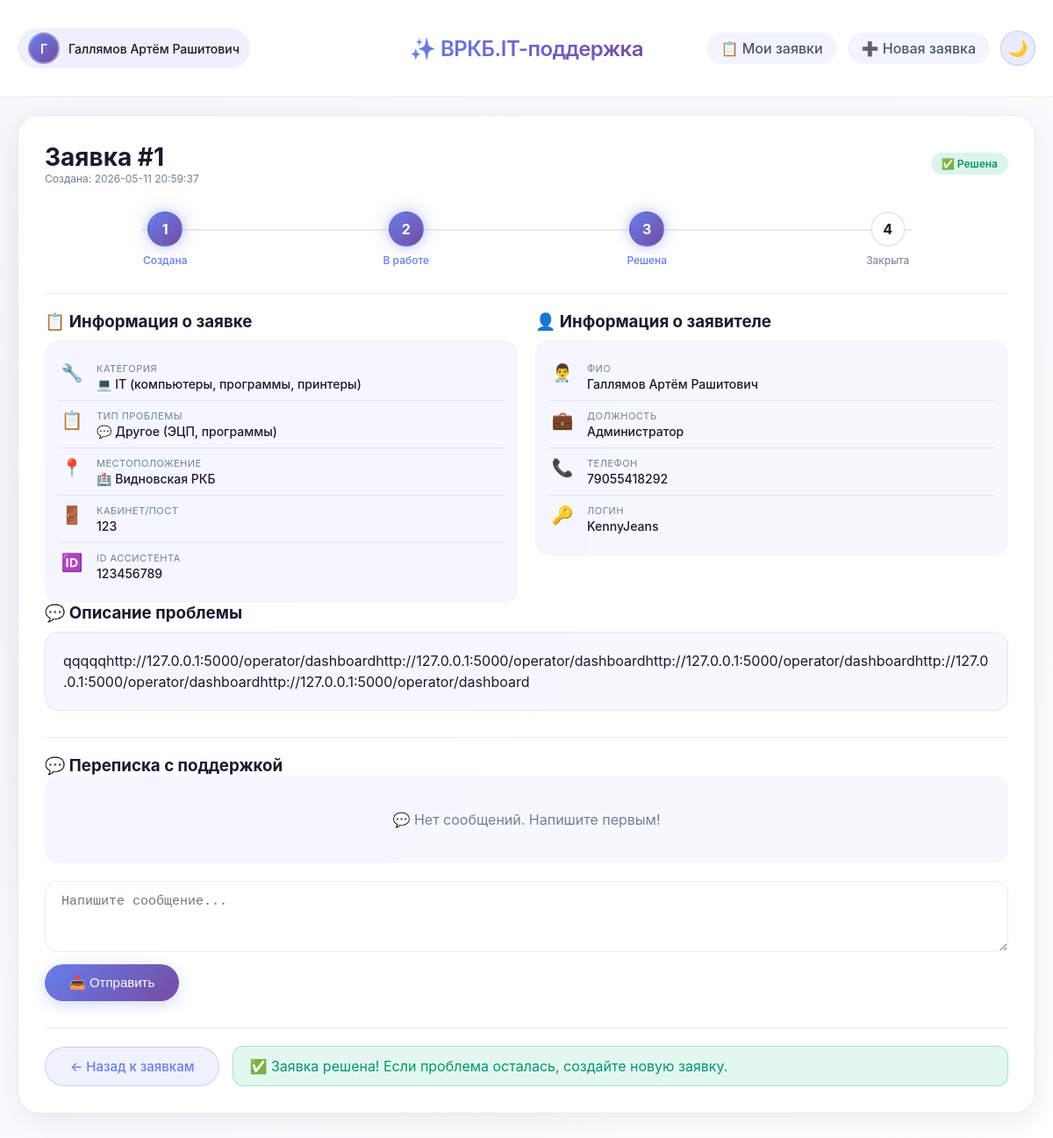
The app's page /ticket/1 (signed in) with its own data.
### tables this page shows
CREATE TABLE tickets (
        id INTEGER PRIMARY KEY AUTOINCREMENT,
        user_id INTEGER NOT NULL,
        subject TEXT,
        description TEXT NOT NULL,
        status TEXT DEFAULT 'new',
        priority TEXT DEFAULT 'medium',
        operator_answer TEXT,
        created_at TEXT NOT NULL,
        updated_at TEXT,
        completed_at TEXT,
        assigned_to INTEGER,
        category TEXT,
        problem_type TEXT,
        location TEXT,
        office TEXT,
        assistant_id TEXT,
        printer_manufacturer TEXT,
        printer_model TEXT,
        printer_problem TEXT,
        FOREIGN KEY (user_id) REFERENCES users (id),
        FOREIGN KEY (assigned_to) REFERENCES operators (id)
    );

CREATE TABLE users (
        id INTEGER PRIMARY KEY AUTOINCREMENT,
        username TEXT UNIQUE NOT NULL,
        email TEXT UNIQUE NOT NULL,
        password TEXT NOT NULL,
        last_name TEXT,
        first_name TEXT,
        middle_name TEXT,
        post TEXT,
        phone TEXT,
        created_at TEXT NOT NULL,
        is_admin INTEGER DEFAULT 0
    , department TEXT);

### app.py (the view)
    def decorated_function(*args, **kwargs):
        if not session.get('user_id'):
            flash('Пожалуйста, войдите в систему', 'warning')
            return redirect(url_for('login'))
        return f(*args, **kwargs)

### app.py (called while the page is built)
def get_db_connection():
    conn = sqlite3.connect('databases/database_helpdesk.db')
    conn.row_factory = sqlite3.Row
    return conn

def login_required(f):
    def decorated_function(*args, **kwargs):
        if not session.get('user_id'):
            flash('Пожалуйста, войдите в систему', 'warning')
            return redirect(url_for('login'))
        return f(*args, **kwargs)
    decorated_function.__name__ = f.__name__
    return decorated_function

@app.route('/ticket/<int:ticket_id>')
@login_required
def ticket_status(ticket_id):
    conn = get_db_connection()
    ticket = conn.execute('''
        SELECT t.*, u.last_name, u.first_name, u.middle_name, u.post, u.phone, u.username
        FROM tickets t
        JOIN users u ON t.user_id = u.id
        WHERE t.id = ? AND t.user_id = ?
    ''', (ticket_id, session['user_id'])).fetchone()
    conn.close()
    if not ticket:
        flash('Заявка не найдена', 'danger')
        return redirect(url_for('dashboard'))
    return render_template('ticket_status.html', ticket=ticket)

### templates/ticket_status.html (shortened to what this page needs)
{% extends "base.html" %}
{% block content %}
<div class="card">
    <div class="ticket-header">
        <div>
            <h1 class="ticket-id">Заявка #{{ ticket.id }}</h1>
            <p class="text-muted">Создана: {{ ticket.created_at }}</p>
        </div>
        <span class="status-badge status-{{ ticket.status }} status-large">
            {% if ticket.status == 'new' %}🆕 Новая
            {% elif ticket.status == 'in_progress' %}⚙️ В работе
            {% elif ticket.status == 'resolved' %}✅ Решена
            {% elif ticket.status == 'closed' %}📦 Закрыта
            {% endif %}
        </span>
    </div>
    <div class="progress-steps">
        <div class="progress-step {% if ticket.status in ['new', 'in_progress', 'resolved', 'closed'] %}active{% endif %}">
            <div class="step-circle">1</div>
            <div class="step-label">Создана</div>
        </div>
        <div class="progress-step {% if ticket.status in ['in_progress', 'resolved', 'closed'] %}active{% endif %}">
            <div class="step-circle">2</div>
            <div class="step-label">В работе</div>
        </div>
        <div class="progress-step {% if ticket.status in ['resolved', 'closed'] %}active{% endif %}">
            <div class="step-circle">3</div>
            <div class="step-label">Решена</div>
        </div>
        <div class="progress-step {% if ticket.status == 'closed' %}active{% endif %}">
            <div class="step-circle">4</div>
            <div class="step-label">Закрыта</div>
        </div>
    </div>
    <hr>
    <div class="two-columns">
        <div>
            <h3>📋 Информация о заявке</h3>
            <div class="info-card">
                <div class="info-item">
                    <span class="info-icon">🔧</span>
                    <div>
                        <div class="info-label">Категория</div>
                        <div class="info-value">
                            {% if ticket.category == 'IT' %}💻 IT (компьютеры, программы, принтеры)
                            {% elif ticket.category == 'MED' %}🏥 Медицинское оборудование
                            {% else %}{{ ticket.category }}{% endif %}
                        </div>
                    </div>
                </div>
                {% if ticket.problem_type %}
                <div class="info-item">
                    <span class="info-icon">📋</span>
                    <div>
                        <div class="info-label">Тип проблемы</div>
                        <div class="info-value">
                            {% set problem_map = {
                            'emiac': '📋 ЕМИАС',
                            'tech': '💻 Техника (компьютеры, интернет, системы)',
                            'printer': '🖨️ Принтер',
                            'other': '💬 Другое (ЭЦП, программы)',
                            'repair': '🔧 Ремонт',
                            'metrology': '📏 Метрология',
                            'commissioning': '🚀 Ввод в эксплуатацию',
                            'common': '❓ Общие вопросы'
                            } %}
                            {{ problem_map.get(ticket.problem_type, ticket.problem_type) }}
                        </div>
                    </div>
                </div>
                {% endif %}
                <div class="info-item">
                    <span class="info-icon">📍</span>
                    <div>
                        <div class="info-label">Местоположение</div>
                        <div class="info-value">
                            {% set location_map = {
                            'main': '🏥 Видновская РКБ',
                            'polyclinic1': '🏥 Видновская поликлиника №1',
                            'polyclinic3': '🏥 Видновская поликлиника №3',
                            'children': '🏥 Детская поликлиника'
                            } %}
                            {{ location_map.get(ticket.location, ticket.location) }}
                        </div>
                    </div>
                </div>
                <div class="info-item">
                    <span class="info-icon">🚪</span>
                    <div>
                        <div class="info-label">Кабинет/пост</div>
                        <div class="info-value">{{ ticket.office }}</div>
                    </div>
                </div>
                {% if ticket.assistant_id %}
                <div class="info-item">
                    <span class="info-icon">🆔</span>
                    <div>
                        <div class="info-label">ID ассистента</div>
                        <div class="info-value">{{ ticket.assistant_id }}</div>
                    </div>
                </div>
                {% endif %}
            </div>
        </div>
        <div>
            <h3>👤 Информация о заявителе</h3>
            <div class="info-card">
                <div class="info-item">
                    <span class="info-icon">👨‍⚕️</span>
                    <div>
                        <div class="info-label">ФИО</div>
                        <div class="info-value">{{ ticket.last_name }} {{ ticket.first_name }} {{ ticket.middle_name or '' }}</div>
                    </div>
                </div>
                <div class="info-item">
                    <span class="info-icon">💼</span>
                    <div>
                        <div class="info-label">Должность</div>
                        <div class="info-value">{{ ticket.post }}</div>
                    </div>
                </div>
                <div class="info-item">
                    <span class="info-icon">📞</span>
                    <div>
                        <div class="info-label">Телефон</div>
                        <div class="info-value">{{ ticket.phone }}</div>
                    </div>
                </div>
                <div class="info-item">
                    <span class="info-icon">🔑</span>
                    <div>
                        <div class="info-label">Логин</div>
                        <div class="info-value">{{ ticket.username }}</div>
                    </div>
                </div>
            </div>
        </div>
    </div>
    <div class="description-section">
        <h3>💬 Описание проблемы</h3>
        <div class="description-box" style="white-space: normal; word-wrap: break-word;">
            {% if ticket.description %}
            {{ ticket.description | replace('\n', '<br>') | safe }}
            {% else %}
            <em class="text-muted">Описание отсутствует</em>
            {% endif %}
        </div>
    </div>
    <div class="chat-section">
        <h3>💬 Переписка с поддержкой</h3>
        <div class="chat-messages" id="chatMessages">
        </div>
        <div class="chat-input">
            <form method="POST" action="{{ url_for('add_comment', ticket_id=ticket.id) }}" id="commentForm">
                <textarea name="comment" class="form-control" rows="3" placeholder="Напишите сообщение..."></textarea>
                <button type="submit" class="btn btn-primary" style="margin-top: 10px;">📤 Отправить</button>
            </form>
        </div>
    </div>
    <div class="action-buttons">
        <a href="{{ url_for('dashboard') }}" class="btn btn-outline">← Назад к заявкам</a>
        {% if ticket.status == 'new' %}
        <div class="alert alert-info status-message">
            ⏳ Заявка ожидает ответа оператора. Мы свяжемся с вами в ближайшее время.
        </div>
        {% elif ticket.status == 'in_progress' %}
        <div class="alert alert-warning status-message">
            ⚙️ Заявка в работе. Оператор уже занимается вашей проблемой.
        </div>
        {% elif ticket.status == 'resolved' %}
        <div class="alert alert-success status-message">
            ✅ Заявка решена! Если проблема осталась, создайте новую заявку.
        </div>
        {% endif %}
    </div>
</div>
{% endblock %}

### static/style.css (style rules this page uses)
:root { --bg-gradient-start: #f5f7fa; --bg-gradient-end: #ffffff; --glass-bg: rgba(255, 255, 255, 0.85); --glass-bg-dark: rgba(0, 0, 0, 0.75); --glass-border: rgba(0, 0, 0, 0.08); --glass-shadow: 0 8px 32px 0 rgba(0, 0, 0, 0.08); --shadow-sm: 0 2px 8px rgba(0, 0, 0, 0.04); --shadow-md: 0 4px 20px rgba(0, 0, 0, 0.06); --shadow-lg: 0 12px 32px rgba(0, 0, 0, 0.1); --shadow-glow: 0 0 20px rgba(102, 126, 234, 0.15); --text-primary: #1a1a2e; --text-secondary: #4a5568; --text-muted: #718096; --blur-amount: 12px; --border-radius: 24px; --accent-color: #667eea; --accent-hover: #5a67d8; }
* { margin: 0; padding: 0; box-sizing: border-box; }
body { font-family: -apple-system, 'Segoe UI', 'SF Pro Text', 'Helvetica Neue', sans-serif; background: linear-gradient(135deg, var(--bg-gradient-start), var(--bg-gradient-end)); min-height: 100vh; color: var(--text-primary); transition: all 0.3s ease; position: relative; }
body::before { content: ''; position: fixed; top: 0; left: 0; width: 100%; height: 100%; background: radial-gradient(circle at 20% 50%, rgba(102,126,234,0.05) 0%, transparent 50%); pointer-events: none; z-index: 0; }
.glass-card, .card { background: var(--glass-bg); backdrop-filter: blur(var(--blur-amount)); -webkit-backdrop-filter: blur(var(--blur-amount)); border-radius: var(--border-radius); border: 1px solid var(--glass-border); box-shadow: var(--glass-shadow); padding: 30px; margin-bottom: 20px; transition: all 0.4s cubic-bezier(0.4, 0, 0.2, 1); animation: fadeInUp 0.5s ease-out; }
.btn { padding: 12px 28px; border: none; border-radius: 40px; font-size: 15px; font-weight: 500; cursor: pointer; transition: all 0.3s cubic-bezier(0.4, 0, 0.2, 1); display: inline-block; text-decoration: none; text-align: center; }
.btn-primary { background: linear-gradient(135deg, var(--accent-color), #764ba2); color: white; box-shadow: 0 4px 15px rgba(102, 126, 234, 0.3); }
.btn-outline { background: rgba(102, 126, 234, 0.1); border: 1px solid rgba(102, 126, 234, 0.3); color: var(--accent-color); }
input, textarea, select { width: 100%; padding: 14px 18px; border: 1px solid var(--glass-border); border-radius: 16px; font-size: 15px; transition: all 0.3s ease; background: rgba(255, 255, 255, 0.08); color: var(--text-primary); }
.status-badge { padding: 5px 12px; border-radius: 30px; font-size: 12px; font-weight: 600; display: inline-block; }
.status-resolved { background: rgba(16, 185, 129, 0.15); color: #059669; }
.alert { padding: 14px 18px; border-radius: 16px; margin-bottom: 20px; animation: fadeIn 0.3s ease; }
.alert-success { background: rgba(16, 185, 129, 0.12); border: 1px solid rgba(16, 185, 129, 0.3); color: #059669; }
.description-box, .answer-box { background: rgba(102, 126, 234, 0.05); padding: 16px; border-radius: 16px; margin-top: 8px; white-space: pre-wrap; border: 1px solid var(--glass-border); }
.text-muted { color: var(--text-muted); font-size: 12px; }
hr { border: none; height: 1px; background: var(--glass-border); margin: 20px 0; }
.progress-steps { display: flex; justify-content: space-between; margin: 30px 0; position: relative; }
.progress-steps::before { content: ''; position: absolute; top: 20px; left: 10%; right: 10%; height: 2px; background: var(--glass-border); z-index: 0; }
.progress-step { flex: 1; text-align: center; position: relative; z-index: 1; }
.step-circle { width: 40px; height: 40px; border-radius: 50%; background: var(--glass-bg); border: 2px solid var(--glass-border); display: inline-flex; align-items: center; justify-content: center; font-weight: bold; margin-bottom: 8px; transition: all 0.3s; }
.progress-step.active .step-circle { background: linear-gradient(135deg, var(--accent-color), #764ba2); border-color: transparent; color: white; box-shadow: 0 0 15px rgba(102, 126, 234, 0.5); }
.step-label { font-size: 12px; color: var(--text-muted); }
.progress-step.active .step-label { color: var(--accent-color); font-weight: 500; }
.info-card { background: rgba(102, 126, 234, 0.05); border-radius: 16px; padding: 15px; margin-top: 10px; }
.info-item { display: flex; align-items: flex-start; gap: 12px; padding: 10px 0; border-bottom: 1px solid var(--glass-border); }
.info-item:last-child { border-bottom: none; }
.info-icon { font-size: 20px; width: 32px; text-align: center; }
.info-label { font-size: 11px; color: var(--text-muted); text-transform: uppercase; letter-spacing: 0.5px; }
.info-value { font-size: 14px; font-weight: 500; margin-top: 2px; }

### records on screen
tickets: id "1", created_at "2026-05-11 20:59:37", get "💬 Другое (ЭЦП, программы)", get "🏥 Видновская РКБ", office "123", assistant_id "123456789", description "qqqqqhttp://127.0.0.1:5000/operator/dashboardhttp://127.0.0.1:5000/operator/dashboardhttp://127.0.0.1:5000/operator/dashboardhttp://127.0.0.1:5000/operator/dashboardhttp://127.0.0.1:5000/operator/dashboard"
users: last_name "Галлямов", first_name "Артём", middle_name "Рашитович", post "Администратор", phone "79055418292", username "KennyJeans"

### other values on screen
{{ session.full_name[0] if session.full_name else session.username[0] }} "Г"
{{ session.full_name if session.full_name else session.username }} "Галлямов Артём Рашитович"
